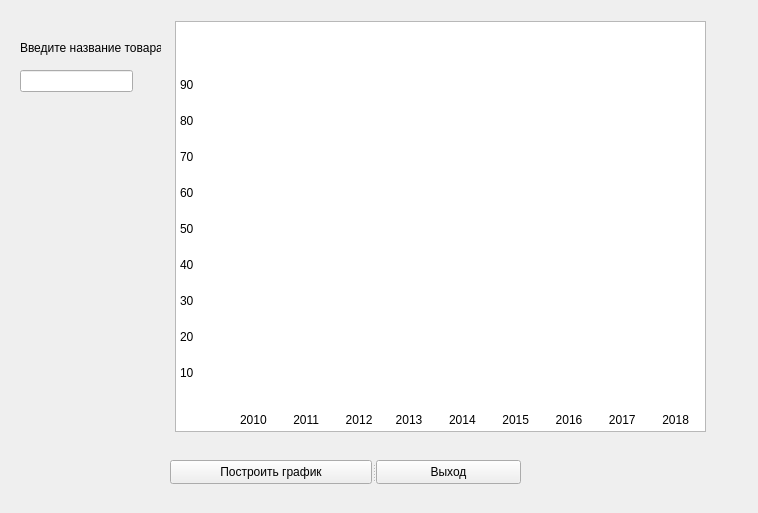
<?xml version="1.0" encoding="UTF-8"?>
<ui version="4.0">
 <class>DialogSchedule</class>
 <widget class="QWidget" name="DialogSchedule">
  <property name="geometry">
   <rect>
    <x>0</x>
    <y>0</y>
    <width>758</width>
    <height>513</height>
   </rect>
  </property>
  <property name="windowTitle">
   <string>Form</string>
  </property>
  <widget class="QLineEdit" name="leSchedule">
   <property name="geometry">
    <rect>
     <x>20</x>
     <y>70</y>
     <width>113</width>
     <height>22</height>
    </rect>
   </property>
  </widget>
  <widget class="QLabel" name="label">
   <property name="geometry">
    <rect>
     <x>20</x>
     <y>40</y>
     <width>141</width>
     <height>16</height>
    </rect>
   </property>
   <property name="text">
    <string>Введите название товара</string>
   </property>
  </widget>
  <widget class="QGraphicsView" name="graphicsView">
   <property name="geometry">
    <rect>
     <x>175</x>
     <y>21</y>
     <width>531</width>
     <height>411</height>
    </rect>
   </property>
   <property name="sizePolicy">
    <sizepolicy hsizetype="Fixed" vsizetype="Fixed">
     <horstretch>0</horstretch>
     <verstretch>0</verstretch>
    </sizepolicy>
   </property>
   <property name="sceneRect">
    <rectf>
     <x>0.000000000000000</x>
     <y>0.000000000000000</y>
     <width>500.000000000000000</width>
     <height>400.000000000000000</height>
    </rectf>
   </property>
  </widget>
  <widget class="QLabel" name="label_2">
   <property name="geometry">
    <rect>
     <x>240</x>
     <y>410</y>
     <width>471</width>
     <height>20</height>
    </rect>
   </property>
   <property name="text">
    <string>2010        2011        2012       2013        2014        2015        2016        2017        2018         </string>
   </property>
  </widget>
  <widget class="QLabel" name="label_3">
   <property name="geometry">
    <rect>
     <x>180</x>
     <y>365</y>
     <width>49</width>
     <height>16</height>
    </rect>
   </property>
   <property name="text">
    <string>10</string>
   </property>
  </widget>
  <widget class="QLabel" name="label_4">
   <property name="geometry">
    <rect>
     <x>180</x>
     <y>329</y>
     <width>49</width>
     <height>16</height>
    </rect>
   </property>
   <property name="text">
    <string>20</string>
   </property>
  </widget>
  <widget class="QLabel" name="label_5">
   <property name="geometry">
    <rect>
     <x>180</x>
     <y>293</y>
     <width>49</width>
     <height>16</height>
    </rect>
   </property>
   <property name="text">
    <string>30</string>
   </property>
  </widget>
  <widget class="QLabel" name="label_6">
   <property name="geometry">
    <rect>
     <x>180</x>
     <y>257</y>
     <width>49</width>
     <height>16</height>
    </rect>
   </property>
   <property name="text">
    <string>40</string>
   </property>
  </widget>
  <widget class="QLabel" name="label_7">
   <property name="geometry">
    <rect>
     <x>180</x>
     <y>221</y>
     <width>49</width>
     <height>16</height>
    </rect>
   </property>
   <property name="text">
    <string>50</string>
   </property>
  </widget>
  <widget class="QLabel" name="label_8">
   <property name="geometry">
    <rect>
     <x>180</x>
     <y>185</y>
     <width>49</width>
     <height>16</height>
    </rect>
   </property>
   <property name="text">
    <string>60</string>
   </property>
  </widget>
  <widget class="QLabel" name="label_9">
   <property name="geometry">
    <rect>
     <x>180</x>
     <y>149</y>
     <width>49</width>
     <height>16</height>
    </rect>
   </property>
   <property name="text">
    <string>70</string>
   </property>
  </widget>
  <widget class="QLabel" name="label_10">
   <property name="geometry">
    <rect>
     <x>180</x>
     <y>113</y>
     <width>49</width>
     <height>16</height>
    </rect>
   </property>
   <property name="text">
    <string>80</string>
   </property>
  </widget>
  <widget class="QLabel" name="label_11">
   <property name="geometry">
    <rect>
     <x>180</x>
     <y>77</y>
     <width>49</width>
     <height>16</height>
    </rect>
   </property>
   <property name="text">
    <string>90</string>
   </property>
  </widget>
  <widget class="QSplitter" name="splitter">
   <property name="geometry">
    <rect>
     <x>170</x>
     <y>460</y>
     <width>351</width>
     <height>24</height>
    </rect>
   </property>
   <property name="orientation">
    <enum>Qt::Horizontal</enum>
   </property>
   <widget class="QPushButton" name="btnInf">
    <property name="text">
     <string>Построить график</string>
    </property>
   </widget>
   <widget class="QPushButton" name="btnExit">
    <property name="text">
     <string>Выход</string>
    </property>
   </widget>
  </widget>
 </widget>
 <resources/>
 <connections/>
</ui>
